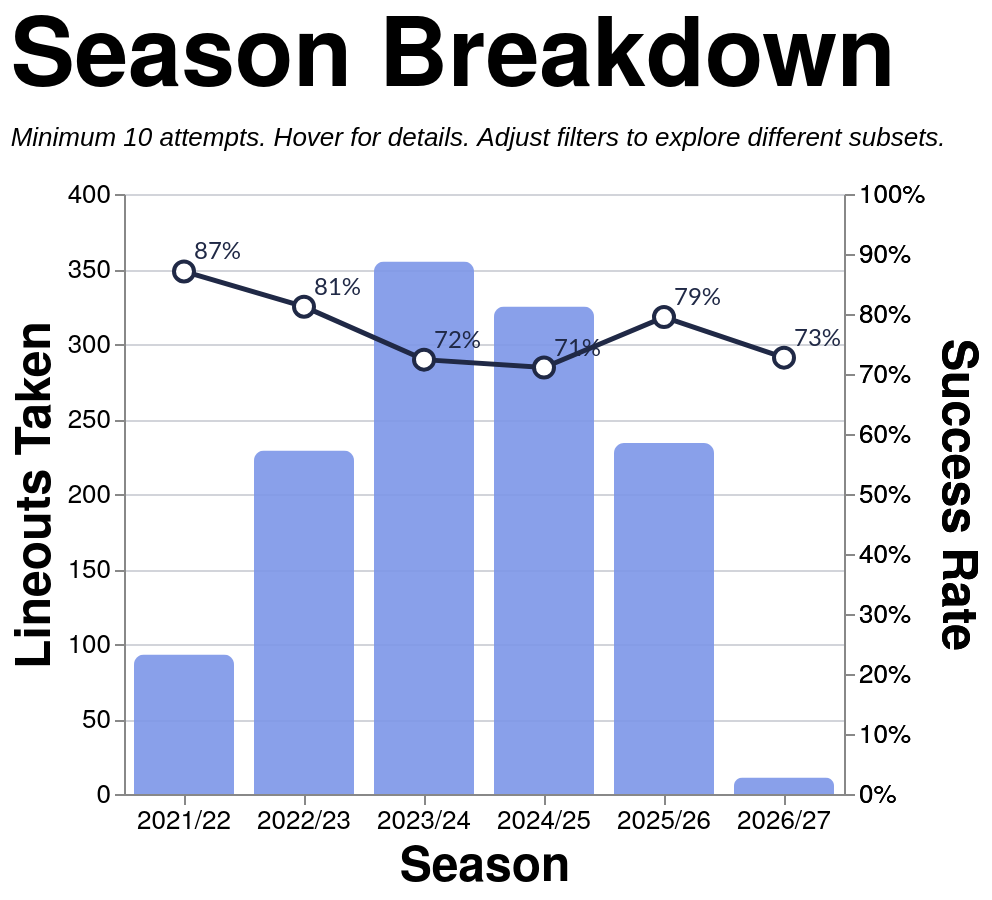

Vega-Lite specification stored for this chart:
### Vega-Lite specification from a JSON file in a GitHub repository (floating-point values rounded to 4 significant figures; data arrays with more than 128 entries replaced by an {"elided": "..."} marker saying what was removed)
{"config": {"axis": {"labelFont": "PT Sans Narrow, Helvetica Neue, Helvetica, Arial, sans-serif", "titleFont": "PT Sans Narrow, Helvetica Neue, Helvetica, Arial, sans-serif", "labelFontSize": 13, "titleFontSize": 24, "gridColor": "#202947", "gridOpacity": 0.2, "zindex": 1}, "text": {"font": "Lato, sans-serif"}, "bar": {"cornerRadiusEnd": 5}, "header": {"labelFont": "PT Sans Narrow, Helvetica Neue, Helvetica, Arial, sans-serif", "titleFont": "PT Sans Narrow, Helvetica Neue, Helvetica, Arial, sans-serif", "labelFontSize": 24, "titleFontSize": 28, "labelFontWeight": "bold", "orient": "left"}, "legend": {"labelFont": "PT Sans Narrow, Helvetica Neue, Helvetica, Arial, sans-serif", "titleFont": "PT Sans Narrow, Helvetica Neue, Helvetica, Arial, sans-serif", "labelFontSize": 14, "titleFontSize": 16, "titlePadding": 5, "fillColor": "white", "strokeColor": "black", "padding": 10, "titleFontWeight": "lighter", "titleFontStyle": "italic", "titleColor": "gray", "offset": 10}, "title": {"font": "PT Sans Narrow, Helvetica Neue, Helvetica, Arial, sans-serif", "fontSize": 48, "fontWeight": "bold", "anchor": "start", "align": "center", "titlePadding": 20, "subtitlePadding": 10, "subtitleFontSize": 13, "subtitleColor": "", "subtitleFontStyle": "italic", "offset": 15, "color": "black"}, "axisX": {"labelAngle": 0}, "facet": {"title": null, "header": null, "align": {"row": "each", "column": "each"}, "spacing": 10}, "resolve": {"scale": {"y": "independent", "facet": "independent"}}, "background": "transparent", "scale": {"offsetBandPaddingOuter": 0.2, "offsetBandPaddingInner": 0.1}, "view": {"stroke": null, "background": "transparent"}}, "layer": [{"mark": {"type": "bar", "opacity": 0.9, "size": 50}, "encoding": {"color": {"value": "#7d96e8"}, "stroke": {"value": "transparent"}, "tooltip": [{"field": "season", "title": "Season", "type": "nominal"}, {"field": "attempts", "format": ",.0f", "title": "Attempts", "type": "quantitative"}, {"field": "won", "format": ",.0f", "title": "Won", "type": "quantitative"}, {"field": "success_rate", "format": ".1%", "title": "Success Rate", "type": "quantitative"}], "x": {"axis": {"labelAngle": 0}, "field": "season", "sort": ["2021/22", "2022/23", "2023/24", "2024/25", "2025/26", "2026/27"], "title": "Season", "type": "nominal"}, "y": {"field": "attempts", "title": "Lineouts Taken", "type": "quantitative"}}, "transform": [{"filter": "(loSquad == 'All' || datum.squad == loSquad) && (loSeason == 'All' || datum.season == loSeason) && (loGameType == 'All' || (loGameType == 'League + Cup' && (datum.game_type == 'League' || datum.game_type == 'Cup')) || (loGameType == 'League only' && datum.game_type == 'League') || datum.game_type == loGameType) && (loThrower == 'All' || datum.thrower == loThrower) && (loJumper == 'All' || datum.jumper == loJumper) && (loArea == 'All' || datum.area == loArea) && (loNumbers == 'All' || datum.numbers == loNumbers)"}, {"aggregate": [{"op": "count", "as": "attempts"}, {"op": "sum", "field": "won", "as": "won"}], "groupby": ["season"]}, {"filter": "datum.attempts >= 10"}, {"calculate": "datum.won / datum.attempts", "as": "success_rate"}]}, {"mark": {"type": "line", "point": {"fill": "white", "filled": false, "size": 100, "stroke": "#202946"}, "stroke": "#202946", "strokeWidth": 2.5}, "encoding": {"tooltip": [{"field": "season", "title": "Season", "type": "nominal"}, {"field": "attempts", "format": ",.0f", "title": "Attempts", "type": "quantitative"}, {"field": "won", "format": ",.0f", "title": "Won", "type": "quantitative"}, {"field": "success_rate", "format": ".1%", "title": "Success Rate", "type": "quantitative"}], "x": {"axis": {"labelAngle": 0}, "field": "season", "sort": ["2021/22", "2022/23", "2023/24", "2024/25", "2025/26", "2026/27"], "title": "Season", "type": "nominal"}, "y": {"axis": {"format": "%", "orient": "right"}, "field": "success_rate", "scale": {"domain": [0, 1]}, "title": "Success Rate", "type": "quantitative"}}, "transform": [{"filter": "(loSquad == 'All' || datum.squad == loSquad) && (loSeason == 'All' || datum.season == loSeason) && (loGameType == 'All' || (loGameType == 'League + Cup' && (datum.game_type == 'League' || datum.game_type == 'Cup')) || (loGameType == 'League only' && datum.game_type == 'League') || datum.game_type == loGameType) && (loThrower == 'All' || datum.thrower == loThrower) && (loJumper == 'All' || datum.jumper == loJumper) && (loArea == 'All' || datum.area == loArea) && (loNumbers == 'All' || datum.numbers == loNumbers)"}, {"aggregate": [{"op": "count", "as": "attempts"}, {"op": "sum", "field": "won", "as": "won"}], "groupby": ["season"]}, {"filter": "datum.attempts >= 10"}, {"calculate": "datum.won / datum.attempts", "as": "success_rate"}]}, {"mark": {"type": "text", "align": "left", "baseline": "middle", "color": "#202946", "dx": 5, "dy": -10, "fontSize": 12}, "encoding": {"text": {"field": "success_rate", "format": ".0%", "type": "quantitative"}, "x": {"axis": {"labelAngle": 0}, "field": "season", "sort": ["2021/22", "2022/23", "2023/24", "2024/25", "2025/26", "2026/27"], "title": "Season", "type": "nominal"}, "y": {"axis": {"format": "%", "orient": "right"}, "field": "success_rate", "scale": {"domain": [0, 1]}, "title": "Success Rate", "type": "quantitative"}}, "transform": [{"filter": "(loSquad == 'All' || datum.squad == loSquad) && (loSeason == 'All' || datum.season == loSeason) && (loGameType == 'All' || (loGameType == 'League + Cup' && (datum.game_type == 'League' || datum.game_type == 'Cup')) || (loGameType == 'League only' && datum.game_type == 'League') || datum.game_type == loGameType) && (loThrower == 'All' || datum.thrower == loThrower) && (loJumper == 'All' || datum.jumper == loJumper) && (loArea == 'All' || datum.area == loArea) && (loNumbers == 'All' || datum.numbers == loNumbers)"}, {"aggregate": [{"op": "count", "as": "attempts"}, {"op": "sum", "field": "won", "as": "won"}], "groupby": ["season"]}, {"filter": "datum.attempts >= 10"}, {"calculate": "datum.won / datum.attempts", "as": "success_rate"}]}], "data": {"name": "data-4c30633acc041b703f4baabefe10204d"}, "height": 300, "params": [{"name": "loSquad", "value": "All"}, {"name": "loSeason", "value": "All"}, {"name": "loGameType", "value": "All"}, {"name": "loThrower", "value": "All"}, {"name": "loJumper", "value": "All"}, {"name": "loArea", "value": "All"}, {"name": "loNumbers", "value": "All"}], "resolve": {"scale": {"y": "independent"}}, "title": {"text": "Season Breakdown", "subtitle": "Minimum 10 attempts. Hover for details. Adjust filters to explore different subsets."}, "width": {"step": 60}, "$schema": "https://vega.github.io/schema/vega-lite/v5.20.1.json", "datasets": {"data-4c30633acc041b703f4baabefe10204d": {"elided": "1247 records"}}}
